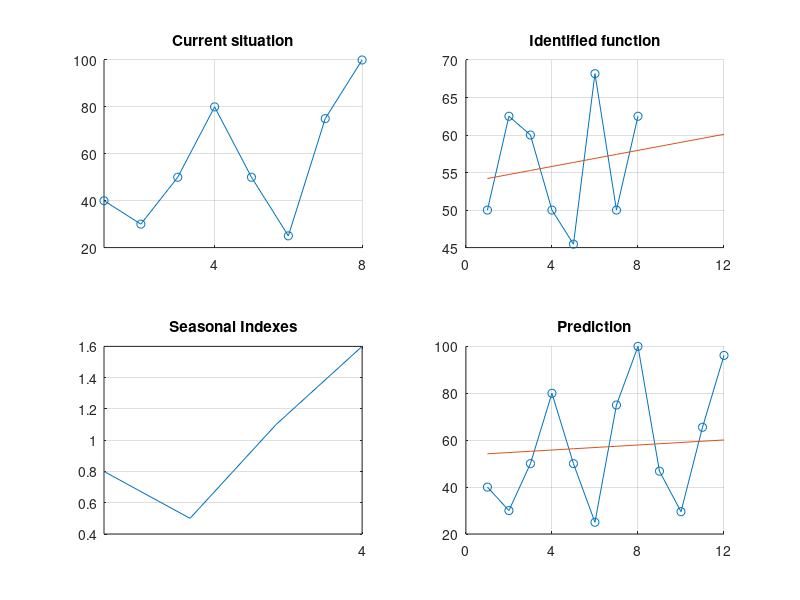

Write the MATLAB code that produced this figure.
clear;
clc;
X=[40 30 50 80;
    50 25 75 100];
%% Current situation
subplot(2,2,1);
hold on
plot(reshape(X',1,[]),'Marker','o');
set(gca,'xtick',[0:4:12])
title('Current situation');
grid on
%% Year average
mean=zeros(1,2);
X_norm=zeros(2,4);
for i=1:2
    mean(i)=sum(X(i,:))/4; %computing the mean of the i-th year
    X_norm(i,:)=X(i,:)/mean(i); % dividing every season import by the mean of the year
end
%% Seasonal Indexes
Ind_stag=zeros(1,4);
for i=1:4
    Ind_stag(i)=sum(X_norm(:,i))/2; % 2 is the horizon (year) considered
end
subplot(2,2,3);
plot(Ind_stag);
set(gca,'xtick',[0:4:12]);
title('Seasonal Indexes');
grid on
%% Deseasonalizing Data
X_destag=zeros(2,4);
for i=1:2
    for j=1:4
        X_destag(i,j)=X(i,j)/Ind_stag(j);% smoothig by dividing the data with the respectively seasonal index
    end
end
%% Identification of the function interpolationg the historical series
X_destag_row = reshape(X_destag,1,[]);
subplot(2,2,2);
hold on;
plot(X_destag_row,'Marker','o');
params=polyfit(1:8,X_destag_row,1); % Identification
tModelled=polyval(params,1:12); % Evaluation of the previous function in all the season point needed
plot(1:12,tModelled);
trend_anno3=tModelled(9:12); % Regression for the 3rd year
set(gca,'xtick',[0:4:12])
title('Identified function')
grid on
%% Forecast 3rd year
for i=1:4
   X(3,i)=trend_anno3(i)*Ind_stag(i);
end
%% Final Plot
subplot(2,2,4);
hold on
plot(reshape(X',1,[]),'Marker','o');
plot(1:12,tModelled);
set(gca,'xtick',[0:4:12])
title('Prediction')
grid on
